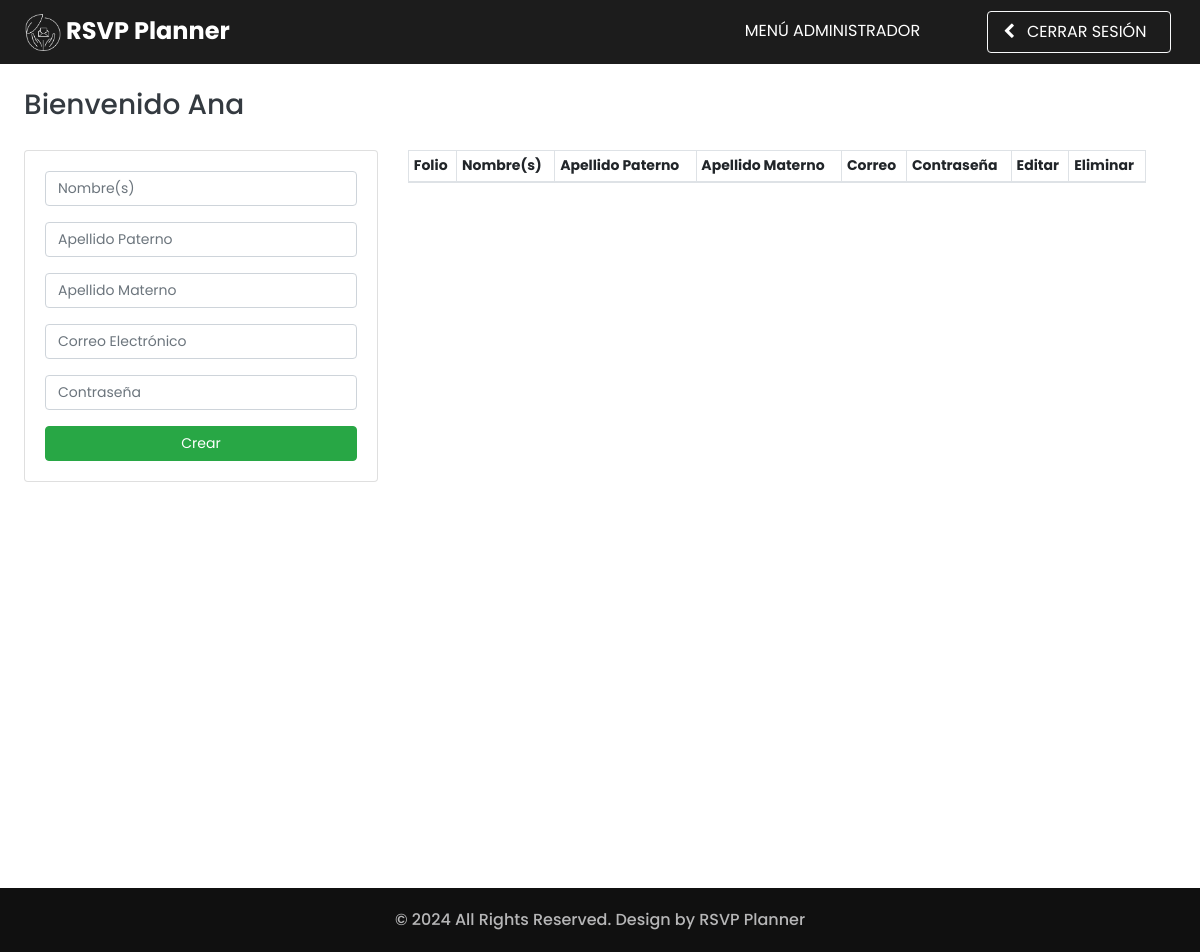
/php/index_admin.php (signed in), run on an earlier commit of the app's database.
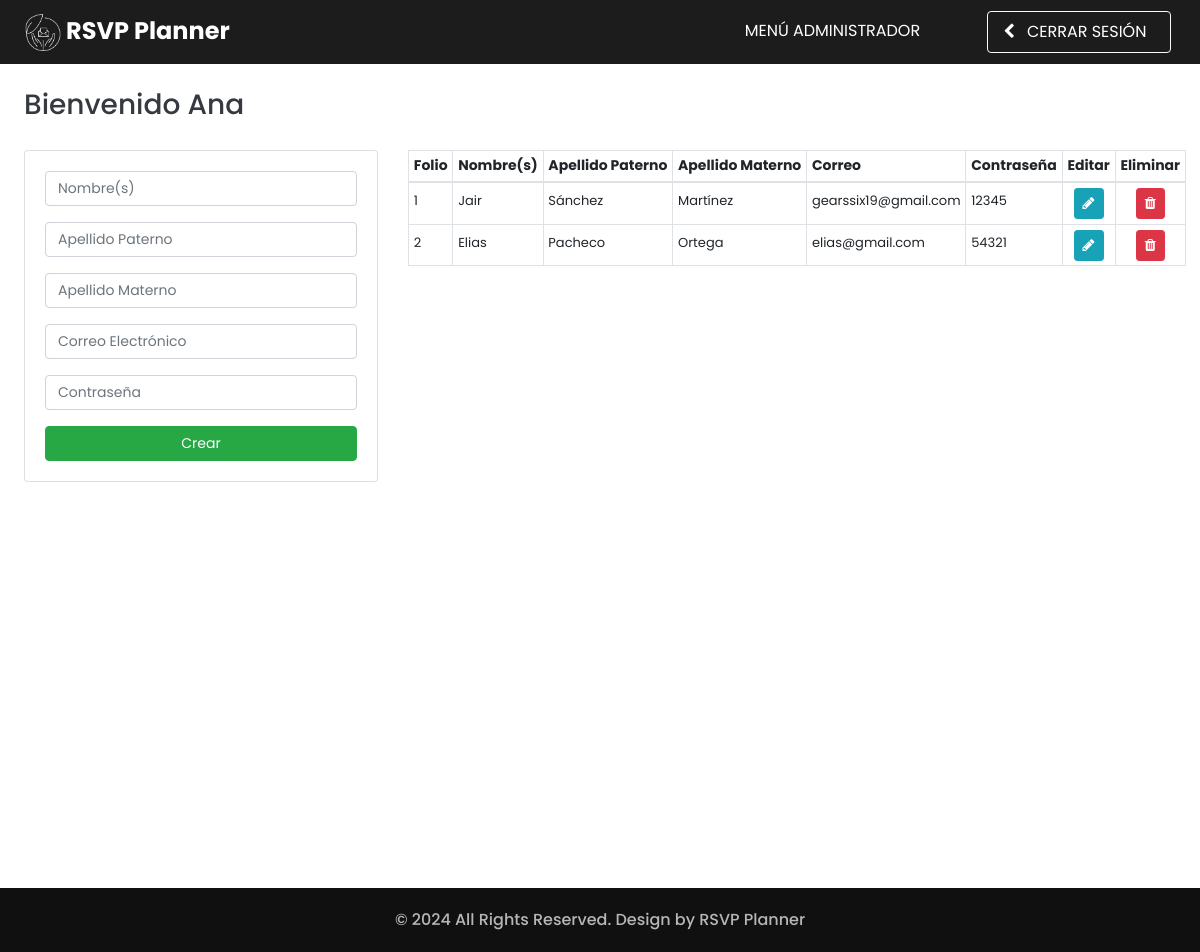
And on a later commit of the database.
### tables this page shows
CREATE TABLE `anfitrion` (
  `id_anfitrion` int(10) NOT NULL,
  `nombre` varchar(45) NOT NULL,
  `apaterno` varchar(45) NOT NULL,
  `amaterno` varchar(45) NOT NULL,
  `email` varchar(100) NOT NULL,
  `password` varchar(50) NOT NULL
);

### php/index_admin.php (the view, shortened to what this page needs)
<?php
  include("db.php");
	if(isset($_SESSION["email"])){
		$nombre = $_SESSION["nombre"];
	}
	else{
        header("Location: ../login.html");
	}
?>
<!DOCTYPE html>
<html>
<head>
  <link rel="stylesheet" type="text/css" href="../css/bootstrap.css" />
  <link href="../css/style.css" rel="stylesheet" />
  <link href="../css/responsive.css" rel="stylesheet" />
</head>
<body class="sub_page">
    <div class="hero_area">
      <header class="header_section">
        <div class="header_bottom">
          <div class="container-fluid" style="background-color: #1C1C1C;">
            <nav class="navbar navbar-expand-lg custom_nav-container">
              <a class="navbar-brand" href="../index.html">
                <span>
                  <img src="../images/logo_blanco.png" style="height: 37px;"> RSVP Planner
                </span>
              </a>
              <div class="collapse navbar-collapse ml-auto" id="navbarSupportedContent">
                <ul class="navbar-nav mr-5 mt-n3">
                  <li class="nav-item">
                  <a class="nav-link" href="#" target="_self">Menú Administrador
                  </a>
                  </li>
                </ul>
                <ul class="navbar-nav nav-flex-icons m-1">
                  <li class="nav-item active">
                  <a href="logout.php?cerrar=yes" class="nav-link border border-light rounded pt-2 pb-2">
                    <i class="fa fa-chevron-left mr-2"></i> Cerrar sesión&nbsp;&nbsp;
                  </a>
                  </li>
                </ul>
              </div>
            </nav>
          </div>
        </div>
      </header>
    </div>
    <main>
    <h3 class="text-dark ml-4 mb-1 mt-4">Bienvenido <?php echo $nombre ?></h6>
    <div class="container p-4 m-0">
        <div class="row">
            <div class="col-lg-4 col-md-6">
                <div class="card card-body m-0">
                    <form action="crear_anf.php" method="post" class="registration_form">
                        <div class="form-group">
                            <input type="text" class="form-control" style="font-size: 14px;" name="nombre" id="nombre" placeholder="Nombre(s)" required>
                            <input type="text" class="form-control mt-3" style="font-size: 14px;" name="apaterno" id="apaterno" placeholder="Apellido Paterno" required>
                            <input type="text" class="form-control mt-3" style="font-size: 14px;" name="amaterno" id="amaterno" placeholder="Apellido Materno" required>
                        </div>
                        <div class="form-group">
                            <input type="email" class="form-control" style="font-size: 14px;" name="email" id="email" placeholder="Correo Electrónico" required>
                        </div>
                        <div class="form-group">
                            <input type="password" class="form-control" style="font-size: 14px;" name="password" id="password" placeholder="Contraseña" required>
                        </div>
                        <div class="text-center">
                            <button type="submit" name="crear" id="crear" style="font-size: 14px;" class="btn btn-success btn-block">Crear</button>
                        </div>
                    </form>
                </div>
            </div>
            <div class="col-lg-8 col-md-6">
                <table id="dtHorizontalVerticalExample" class="table table-bordered table-sm">
                    <thead>
                        <tr style="font-size: 14px;">
                            <th>Folio</th>
                            <th>Nombre(s)</th>
                            <th>Apellido Paterno</th>
                            <th>Apellido Materno</th>
                            <th>Correo</th>
                            <th>Contraseña</th>
                            <th>Editar</th>
                            <th>Eliminar</th>
                        </tr>
                    </thead>
                    <tbody id="tabla">
                        <?php
                            $query = "SELECT * FROM anfitrion";
                            $result = mysqli_query($conexion, $query);
                            while($row = mysqli_fetch_assoc($result)){ ?>
                                <tr style="font-size: 13px;">
                                    <td class="pt-2"><?php echo $row['id_anfitrion'] ?></td>
                                    <td class="pt-2"><?php echo $row['nombre'] ?></td>
                                    <td class="pt-2"><?php echo $row['apaterno'] ?></td>
                                    <td class="pt-2"><?php echo $row['amaterno'] ?></td>
                                    <td class="pt-2"><?php echo $row['email'] ?></td>
                                    <td class="pt-2"><?php echo $row['password'] ?></td>
                                    <td class="text-center"><a href="editar_anf.php?id_anfitrion=<?php echo $row['id_anfitrion'] ?>"  class="btn btn-info btn-sm" name="">
                                        <i class="fa fa-pencil" style="color: white;"></i>
                                        </a>
                                    </td>
                                    <td class="text-center"><a href="eliminar_anf.php?id_anfitrion=<?php echo $row['id_anfitrion'] ?>"  class="btn btn-danger btn-sm" name="">
                                        <i class="fa fa-trash" style="color: white;"></i>
                                        </a>
                                    </td>
                                </tr>
                            <?php }?>
                    </tbody>
                </table>
            </div>
        </div>
    </div>
    </main>
  <footer class="container-fluid footer_section">
    <p>
      &copy; <span id="currentYear"></span> All Rights Reserved. Design by
      <a href="https://html.design/">RSVP Planner</a>
    </p>
  </footer>

### css/style.css (style rules this page uses)
body { font-family: "Poppins", sans-serif; color: #0c0c0c; background-color: #ffffff; }
.hero_area { min-height: 100vh; display: -webkit-box; display: -ms-flexbox; display: flex; -webkit-box-orient: vertical; -webkit-box-direction: normal; -ms-flex-direction: column; flex-direction: column; position: relative; }
.sub_page .hero_area { min-height: auto; }
.sub_page .custom_nav-container.navbar-expand-lg .navbar-nav .nav-item .nav-link { padding-bottom: 21px; }
.header_section { padding: 0; }
.header_section .container-fluid { padding-right: 25px; padding-left: 25px; }
#navbarSupportedContent { -webkit-box-pack: justify; -ms-flex-pack: justify; justify-content: space-between; }
.custom_nav-container { z-index: 99999; padding: 0; }
.custom_nav-container .navbar-nav { margin-left: auto; }
.custom_nav-container .navbar-nav .nav-item .nav-link { padding: 0; padding: 35px 15px 10px 15px; color: #ffffff; text-align: center; text-transform: uppercase; -webkit-transition: all .2s; transition: all .2s; }
.custom_nav-container .navbar-nav .nav-item:hover .nav-link, .custom_nav-container .navbar-nav .nav-item.active .nav-link { background-color: #1c1c1c; }
a, a:hover, a:focus { text-decoration: none; }
.btn, .btn:focus { outline: none !important; -webkit-box-shadow: none; box-shadow: none; }
.navbar-brand { display: -webkit-box; display: -ms-flexbox; display: flex; -webkit-box-orient: vertical; -webkit-box-direction: normal; -ms-flex-direction: column; flex-direction: column; -webkit-box-align: center; -ms-flex-align: center; align-items: center; }
.navbar-brand span { font-weight: bold; color: #ffffff; font-size: 24px; }
.footer_section { font-weight: 500; display: -webkit-box; display: -ms-flexbox; display: flex; -webkit-box-pack: center; -ms-flex-pack: center; justify-content: center; padding: 20px; background-color: #101010; }
.footer_section p { color: rgba(254, 254, 255, 0.7); margin: 0; text-align: center; }
.footer_section a { color: rgba(254, 254, 255, 0.7); }

### css/responsive.css (style rules this page uses)
@media (min-width: 1200px) { .container { max-width: 1170px; } }

### php/index_admin.php (style rules this page uses)
html, body, header { height: 100%; width: 100%; }
main { height: 100%; }
#dtHorizontalVerticalExample th, td { white-space: nowrap; }

What changed in the data, as far as the page shows it:
added anfitrion: id_anfitrion "1", nombre "Jair", apaterno "Sánchez", amaterno "Martínez", email "gearssix19@gmail.com", password "12345"
added anfitrion: id_anfitrion "2", nombre "Elias", apaterno "Pacheco", amaterno "Ortega", email "elias@gmail.com", password "54321"
